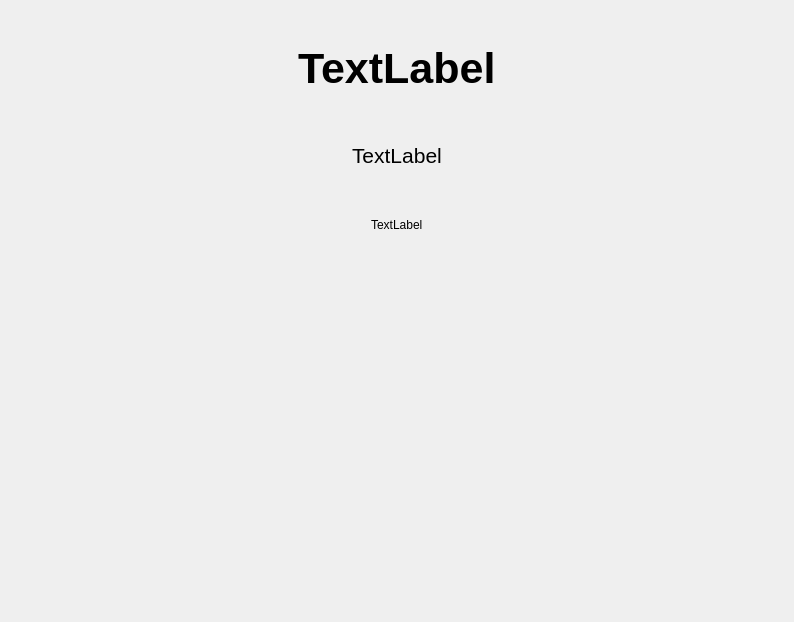
<?xml version="1.0" encoding="UTF-8"?>
<ui version="4.0">
 <class>Dragon::AudioView2</class>
 <widget class="QWidget" name="Dragon::AudioView2">
  <property name="geometry">
   <rect>
    <x>0</x>
    <y>0</y>
    <width>794</width>
    <height>622</height>
   </rect>
  </property>
  <property name="windowTitle">
   <string>Form</string>
  </property>
  <layout class="QVBoxLayout" name="verticalLayout_2">
   <item>
    <layout class="QVBoxLayout" name="verticalLayout">
     <property name="spacing">
      <number>17</number>
     </property>
     <item alignment="Qt::AlignHCenter">
      <widget class="QLabel" name="m_track">
       <property name="sizePolicy">
        <sizepolicy hsizetype="Fixed" vsizetype="Maximum">
         <horstretch>0</horstretch>
         <verstretch>0</verstretch>
        </sizepolicy>
       </property>
       <property name="font">
        <font>
         <pointsize>32</pointsize>
         <weight>75</weight>
         <bold>true</bold>
        </font>
       </property>
       <property name="text">
        <string notr="true">TextLabel</string>
       </property>
      </widget>
     </item>
     <item alignment="Qt::AlignHCenter">
      <widget class="QLabel" name="m_artist">
       <property name="sizePolicy">
        <sizepolicy hsizetype="Fixed" vsizetype="Maximum">
         <horstretch>0</horstretch>
         <verstretch>0</verstretch>
        </sizepolicy>
       </property>
       <property name="font">
        <font>
         <pointsize>16</pointsize>
        </font>
       </property>
       <property name="text">
        <string notr="true">TextLabel</string>
       </property>
      </widget>
     </item>
     <item alignment="Qt::AlignHCenter">
      <widget class="QLabel" name="m_album">
       <property name="sizePolicy">
        <sizepolicy hsizetype="Fixed" vsizetype="Maximum">
         <horstretch>0</horstretch>
         <verstretch>0</verstretch>
        </sizepolicy>
       </property>
       <property name="text">
        <string notr="true">TextLabel</string>
       </property>
      </widget>
     </item>
     <item>
      <spacer name="verticalSpacer">
       <property name="orientation">
        <enum>Qt::Vertical</enum>
       </property>
       <property name="sizeType">
        <enum>QSizePolicy::Minimum</enum>
       </property>
       <property name="sizeHint" stdset="0">
        <size>
         <width>20</width>
         <height>40</height>
        </size>
       </property>
      </spacer>
     </item>
    </layout>
   </item>
   <item>
    <layout class="QHBoxLayout" name="horizontalLayout">
     <item>
      <spacer name="horizontalSpacer">
       <property name="orientation">
        <enum>Qt::Horizontal</enum>
       </property>
       <property name="sizeType">
        <enum>QSizePolicy::Minimum</enum>
       </property>
       <property name="sizeHint" stdset="0">
        <size>
         <width>0</width>
         <height>20</height>
        </size>
       </property>
      </spacer>
     </item>
     <item>
      <widget class="BlockAnalyzer" name="m_analyzer" native="true">
       <property name="sizePolicy">
        <sizepolicy hsizetype="Minimum" vsizetype="Minimum">
         <horstretch>0</horstretch>
         <verstretch>0</verstretch>
        </sizepolicy>
       </property>
      </widget>
     </item>
     <item>
      <spacer name="horizontalSpacer_2">
       <property name="orientation">
        <enum>Qt::Horizontal</enum>
       </property>
       <property name="sizeType">
        <enum>QSizePolicy::Minimum</enum>
       </property>
       <property name="sizeHint" stdset="0">
        <size>
         <width>0</width>
         <height>20</height>
        </size>
       </property>
      </spacer>
     </item>
    </layout>
   </item>
  </layout>
 </widget>
 <customwidgets>
  <customwidget>
   <class>BlockAnalyzer</class>
   <extends>QWidget</extends>
   <header>analyzer/blockAnalyzer.h</header>
   <container>1</container>
  </customwidget>
 </customwidgets>
 <resources/>
 <connections/>
</ui>
